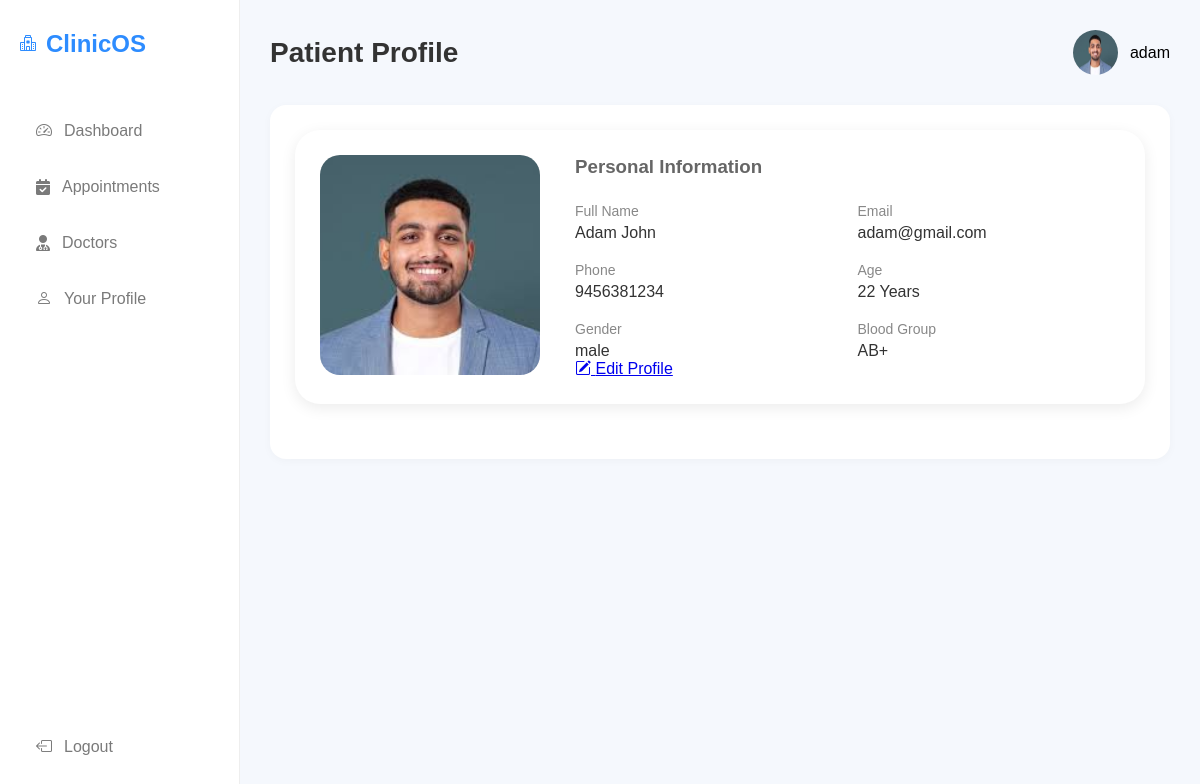
Before: /patient/profile/ (signed in) with the older database file.
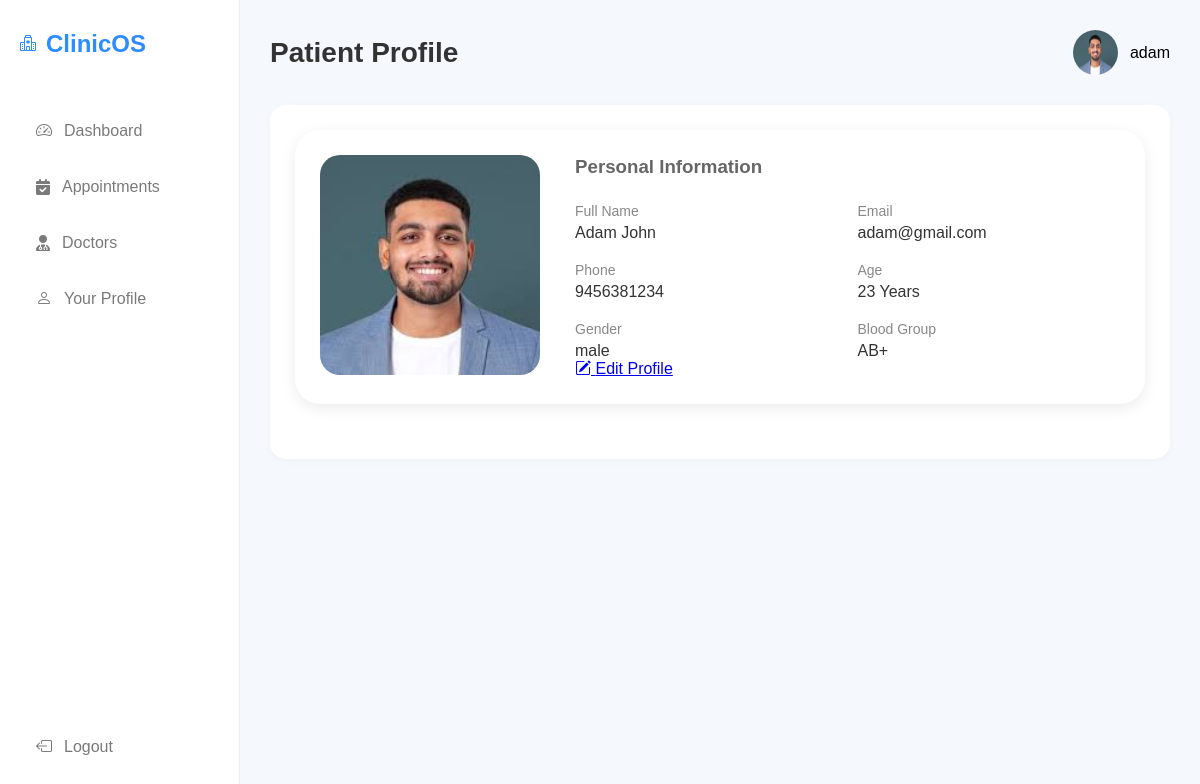
After: the same page with the newer database file.
### managementsystem/models.py (models this page shows, shortened)
class Patient(models.Model):
    user = models.OneToOneField(CustomUser,on_delete=models.CASCADE)
    gender_choices = (('male','Male'),('female','Female'),('other','Other'))
    gender = models.CharField(max_length=10,choices=gender_choices,default='male')
    age = models.IntegerField()
    phone = models.CharField(max_length=15)
    blood_group = models.CharField(max_length=5)
    photo = models.ImageField(upload_to='patients',default='default/default.png')

class CustomUser(AbstractUser):
    ROLE_CHOICES = (
        ('admin', 'Admin'),
        ('doctor', 'Doctor'),
        ('patient', 'Patient'),
    )
    role = models.CharField(max_length=20, choices=ROLE_CHOICES,default='patient')

### managementsystem/views/patient_views.py (the view)
# urls.py: path('patient/profile/',patient_profile,name='patient_profile'),
@login_required
def patient_profile(request):
    patient = Patient.objects.get(user=request.user)
    context = {
        'patient': patient,
    }
    return render(request, 'patient/profile.html', context)

### managementsystem/templates/patient/profile.html
{% extends 'patient/base.html' %}
{% load static %}
{% block style %}<link rel="stylesheet" href="{% static 'css/patient_profile.css' %}">{%endblock%}
{%block header%}
Patient Profile
{%endblock%}
{%block profile%}
        <div class="profile">
            <img src="{{request.user.patient.photo.url}}" alt=""style="width:45px;height:45px;border-radius:50%;">
            <span>{{request.user.username}}</span>
        </div>
{%endblock%}
{%block content%}
    {% include 'includes/_patient_details.html' %}
{%endblock%}

### managementsystem/templates/includes/_patient_details.html (shortened to what this page needs)
<div class="patient">
    <div class="profile-card">
        <div class="profile-image">
            <img src="{{ patient.photo.url }}" alt="Patient">
        </div>
        <div class="profile-details">
            <h3>Personal Information</h3>
            <div class="info-grid">
                <div class="info-item">
                    <span>Full Name</span>
                    <p>{{ patient.user.get_full_name }}</p>
                </div>
                <div class="info-item">
                    <span>Email</span>
                    <p>{{ patient.user.email }}</p>
                </div>
                <div class="info-item">
                    <span>Phone</span>
                    <p>{{ patient.phone}}</p>
                </div>
                <div class="info-item">
                    <span>Age</span>
                    <p>{{ patient.age }} Years</p>
                </div>
                <div class="info-item">
                    <span>Gender</span>
                    <p>{{ patient.gender }}</p>
                </div>
                <div class="info-item">
                    <span>Blood Group</span>
                    <p>{{ patient.blood_group }}</p>
                </div>
            </div>
            {% if request.user.role == 'admin' %}
            <a href="{% url 'edit_patient' patient.id %}" class="edit-btn">
                <i class="bi bi-pencil-square"></i>
                Edit Profile
            </a>
            {% elif request.user.role == 'patient' %}
            <a href="{% url 'patient_edit_profile' patient.id %}" class="edit-btn">
                <i class="bi bi-pencil-square"></i>
                Edit Profile
            </a>
            {% endif %}
        </div>
    </div>
</div>

Changed rows visible on the page:
changed Patient "male": age "22" → "23"
